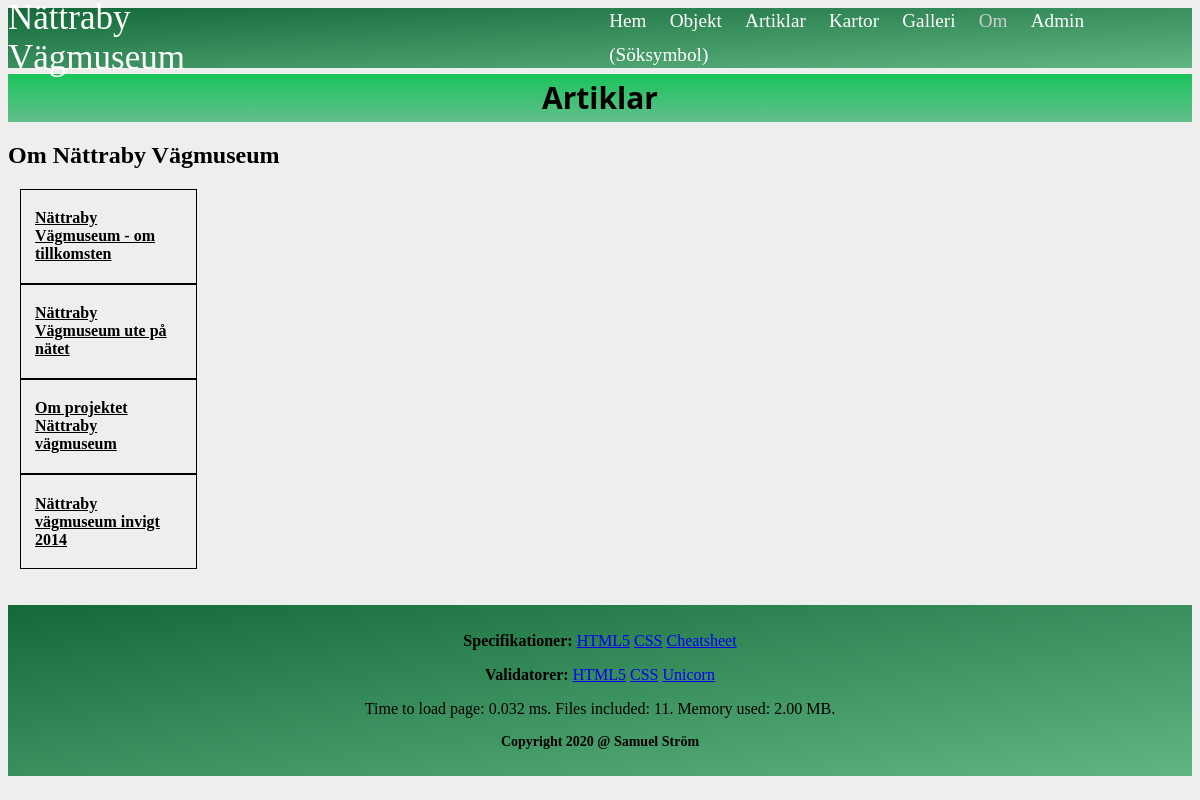
Page /about.php on the committed database.
### tables this page shows
CREATE TABLE "article" (
	"id"	INTEGER NOT NULL,
	"name"	TEXT NOT NULL UNIQUE,
	"title"	TEXT NOT NULL,
	"data"	TEXT NOT NULL,
	"author"	TEXT NOT NULL,
	"gps"	TEXT,
	"mapImage"	TEXT,
	"image1"	TEXT,
	"image1Alt"	TEXT,
	"image1Text"	,
	"TEXT"	,
	"image2"	TEXT,
	"image2Alt"	TEXT,
	"image2Text"	TEXT,
	PRIMARY KEY("id")
);

### about.php (called while the page is built, shortened)
<?php
require __DIR__ . "/src/functions.php";
require __DIR__ . "/incl/header.php";
require __DIR__ . "/incl/multipage.php";
require __DIR__ . "/incl/footer.php";

### src/functions.php (called while the page is built, shortened)
        <?php
function getAbout($db) {
    $sql = "SELECT * FROM article WHERE name LIKE '%om%'";
    $stmt = $db->prepare($sql);
    $stmt->execute();
    return $stmt->fetchAll(PDO::FETCH_ASSOC);
}
    ?>

### about/index.php (the view, shortened to what this page needs)
<?php
$result = getAbout($db);
?>
    <h2>Om Nättraby Vägmuseum</h2>
    <aside class="about-aside">
        <?php foreach ($result as $row) {
            $title = $row['title'];
            $name = $row['name'];
        ?><div class="ram">
                <p><a href="?page=about-info&name=<?= $name ?>"><?= $title ?></a></p>
            </div>
        <?php
        }
        ?>
    </aside>
</article>

### css/style.css (style rules this page uses)
body { background: #eee; }
.about-aside { width: 15%; margin: 1%; }
.about-aside a { color: black; font: bold medium Georgia; }
.ram { border: 1px solid black; padding: 2% 8%; }

### rows in the picture
article: title "Nättraby Vägmuseum - om tillkomsten"
article: title "Nättraby Vägmuseum ute på nätet"
article: title "Om projektet Nättraby vägmuseum"
article: title "Nättraby vägmuseum invigt 2014"

### other values in the picture
$title "Artiklar"
$loadTime "0.032"
$numFiles "11"
$memoryUsed "2.00 MB"
